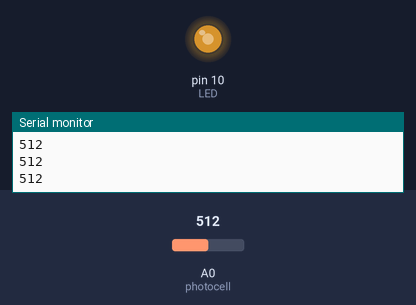
Bench run of a sketch on a simulated Arduino Uno, built with avr-gcc and run on an emulated ATmega328P. Parts: output pins drawn as LEDs (lit = HIGH), the last lines printed to the serial monitor. The inputs (shaded band) are chosen by the test bench; at power-on: A0 (photocell) = 512.

Above: at 1.2 s.
1.3 s: A0 (photocell) set to 716
At 1.9 s:
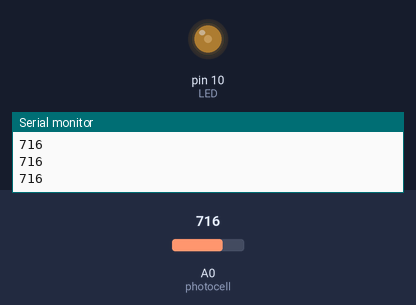
2.8 s: A0 (photocell) set to 736
At 3.2 s:
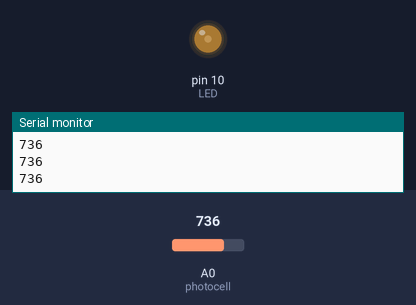
4.3 s: A0 (photocell) set to 765
At 5.4 s:
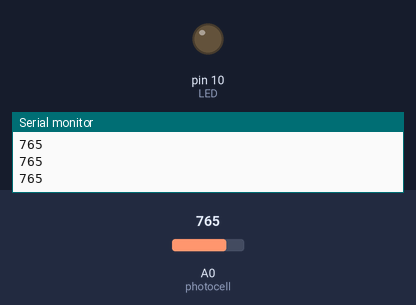
5.8 s: A0 (photocell) set to 306
At 6.7 s:
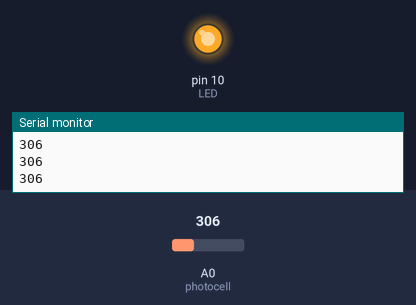
7.3 s: A0 (photocell) set to 900
At 7.7 s:
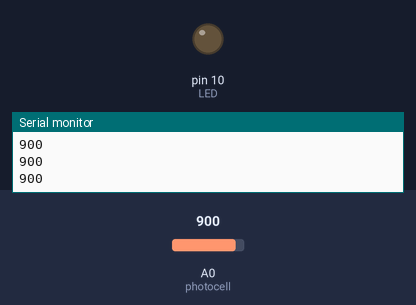
Timing chart, 0 to 9.8 s (numbered marks = the images above; inputs shaded):
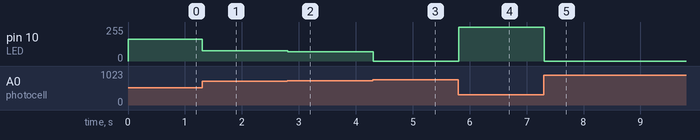

The sketch:

photocell_PWM_LED.ino
```cpp
int photocell = A0;
int LED = 10;
int lightMax = 900; //calibrate the maximum photocell reading in your light conditions
int lightMin = 300; //minimum in your light conditions

void setup() {
  // put your setup code here, to run once:
  Serial.begin(9600); //make sure your serial monitor baud rate matches this value
  pinMode(photocell, INPUT);
  pinMode(LED, OUTPUT);

}

void loop() {
  int photoValue = analogRead(photocell); //read the raw data from the photocell
  Serial.println(photoValue); //display the input from the photocell to the serial monitor, to find the lightMin and Lightmax values

  int photoScaled = map(photoValue, lightMax, lightMin, 0, 255); //scale the photocell input to a new range, 0-255, and flip the polarity
  photoScaled = constrain(photoScaled, 0, 255); //constrain the values so they are never over or under 0-255

  //set the value to 0 if photoScaled reads less than 65
  if (photoScaled < 65) {
    photoScaled = 0;

  }

  //control the brightness of the LED with the scaled input from the photocell, using PWM.
  analogWrite(LED, photoScaled);

}
```

Measured:
- the behaviour switches between 747 and 748 on A0 (photocell) (found by bisection; images 2 and 3)
- after the input at 1.3 s, pin 10 (LED): 164/255 → 78/255 at once
- after the input at 2.8 s, pin 10 (LED): 78/255 → 69/255 at once
- after the input at 4.3 s, pin 10 (LED): 69/255 → 0/255 at once
- after the input at 5.8 s, pin 10 (LED): 0/255 → 252/255 at once
- after the input at 7.3 s, pin 10 (LED): 252/255 → 0/255 at once
